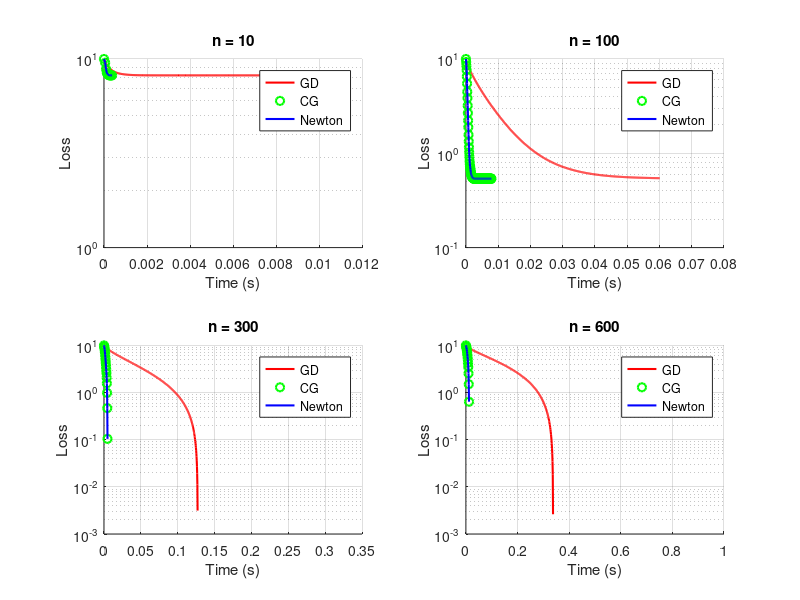

Here is the MATLAB script that generated this plot: (Note: this script raises an error after producing the figure.)
clear; clc; close all;

dims = [10, 100, 300, 600];     % Dimensions to test
max_iter = 1000;                % Max iterations
tol = 1e-6;                     % Gradient norm tolerance

loss_gd = cell(size(dims));
loss_cg = cell(size(dims));
loss_newton = cell(size(dims));

time_gd = cell(size(dims));
time_cg = cell(size(dims));
time_newton = cell(size(dims));

for i = 1:length(dims)
    n = dims(i);

    % Generate positive definite A and vector b
    R = randn(n); A = R'*R + eye(n);  % A symmetric positive definite
    b = randn(n,1);
    x0 = zeros(n,1);                  % Initial point

    f = @(x) 0.5 * x' * A * x - b' * x + 10;
    grad = @(x) A * x - b;

    %% Gradient Descent
    x = x0;
    g = grad(x);
    losses = f(x); times = 0;

    alpha = 1 / max(eig(A)); % optimal for quadratic
    tic;
    for k = 1:max_iter
        if norm(g) < tol, break; end
        x = x - alpha * g;
        g = grad(x);
        losses(k+1) = f(x);
        times(k+1) = toc;
    end
    loss_gd{i} = losses;
    time_gd{i} = times;

    %% Conjugate Gradient
    x = x0;
    r = b - A * x; d = r;
    losses = f(x); times = 0;
    tic;
    for k = 1:max_iter
        Ad = A * d;
        alpha_cg = (r' * r) / (d' * Ad);
        x = x + alpha_cg * d;
        r_new = r - alpha_cg * Ad;
        losses(k+1) = f(x);
        times(k+1) = toc;
        if norm(r_new) < tol, break; end
        beta = (r_new' * r_new) / (r' * r);
        d = r_new + beta * d;
        r = r_new;
    end
    loss_cg{i} = losses;
    time_cg{i} = times;

    %% %%%%%%%%%%%%% 补全： Newton's Method %%%%%%%%%%%%%


    %% %%%%%%%%%%%%%%%%%%%%%%%%%%%%%%%%%%%%%%%%%%%%%%%%%%
    loss_newton{i} = losses;
    time_newton{i} = times;
end

%% Plot Loss vs Time
figure;
for i = 1:length(dims)
    subplot(2, 2, i); hold on;
    semilogy(time_gd{i}, loss_gd{i}, 'r', 'LineWidth', 1.5);
    semilogy(time_cg{i}, loss_cg{i}, 'go', 'LineWidth', 1.5);
    semilogy(time_newton{i}, loss_newton{i}, 'b', 'LineWidth', 1.5);
    title(['n = ', num2str(dims(i))]);
    xlabel('Time (s)');
    ylabel('Loss');
    legend('GD', 'CG', 'Newton');
    grid on;
end
sgtitle('Loss vs Time Comparison');

%% Optional: Plot Loss vs Iteration
figure;
for i = 1:length(dims)
    subplot(2, 2, i); hold on;
    semilogy(0:length(loss_gd{i})-1, loss_gd{i}, 'r', 'LineWidth', 1.5);
    semilogy(0:length(loss_cg{i})-1, loss_cg{i}, 'g', 'LineWidth', 1.5);
    semilogy(0:length(loss_newton{i})-1, loss_newton{i}, 'b', 'LineWidth', 1.5);
    title(['n = ', num2str(dims(i))]);
    xlabel('Iteration');
    ylabel('Loss');
    legend('GD', 'CG', 'Newton');
    grid on;
end
sgtitle('Loss vs Iteration Comparison');

%  [EOF]